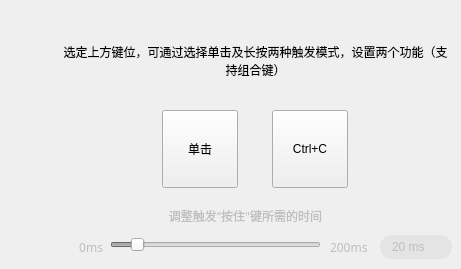
              <widget class="QWidget" name="tab22">
               <attribute name="title">
                <string>按住/单击(MT)</string>
               </attribute>
               <widget class="QPushButton" name="pushButton_MT1">
                <property name="geometry">
                 <rect>
                  <x>162</x>
                  <y>110</y>
                  <width>76</width>
                  <height>78</height>
                 </rect>
                </property>
                <property name="autoFillBackground">
                 <bool>false</bool>
                </property>
                <property name="styleSheet">
                 <string notr="true">width:72px; height:72px;</string>
                </property>
                <property name="text">
                 <string>单击</string>
                </property>
                <property name="checkable">
                 <bool>true</bool>
                </property>
                <attribute name="buttonGroup">
                 <string notr="true">buttonGroupMT</string>
                </attribute>
               </widget>
               <widget class="QPushButton" name="pushButton_MT2">
                <property name="geometry">
                 <rect>
                  <x>272</x>
                  <y>110</y>
                  <width>76</width>
                  <height>78</height>
                 </rect>
                </property>
                <property name="styleSheet">
                 <string notr="true">width:72px; height:72px;</string>
                </property>
                <property name="text">
                 <string>Ctrl+C</string>
                </property>
                <property name="checkable">
                 <bool>true</bool>
                </property>
                <attribute name="buttonGroup">
                 <string notr="true">buttonGroupMT</string>
                </attribute>
               </widget>
               <widget class="QLabel" name="labelTip">
                <property name="geometry">
                 <rect>
                  <x>60</x>
                  <y>40</y>
                  <width>391</width>
                  <height>41</height>
                 </rect>
                </property>
                <property name="text">
                 <string>选定上方键位，可通过选择单击及长按两种触发模式，设置两个功能（支持组合键）</string>
                </property>
                <property name="alignment">
                 <set>Qt::AlignmentFlag::AlignCenter</set>
                </property>
                <property name="wordWrap">
                 <bool>true</bool>
                </property>
               </widget>
               <widget class="QLabel" name="labelTimeFlag">
                <property name="enabled">
                 <bool>false</bool>
                </property>
                <property name="geometry">
                 <rect>
                  <x>50</x>
                  <y>205</y>
                  <width>391</width>
                  <height>21</height>
                 </rect>
                </property>
                <property name="font">
                 <font>
                  <family>MiSans</family>
                  <italic>false</italic>
                  <fontweight>Medium</fontweight>
                 </font>
                </property>
                <property name="text">
                 <string>调整触发“按住&quot;键所需的时间</string>
                </property>
                <property name="alignment">
                 <set>Qt::AlignmentFlag::AlignCenter</set>
                </property>
                <property name="wordWrap">
                 <bool>true</bool>
                </property>
               </widget>
               <widget class="QLabel" name="labelFlag1">
                <property name="enabled">
                 <bool>false</bool>
                </property>
                <property name="geometry">
                 <rect>
                  <x>50</x>
                  <y>235</y>
                  <width>53</width>
                  <height>24</height>
                 </rect>
                </property>
                <property name="font">
                 <font>
                  <family>MiSans</family>
                  <italic>false</italic>
                  <fontweight>Medium</fontweight>
                 </font>
                </property>
                <property name="text">
                 <string notr="true">0ms</string>
                </property>
                <property name="alignment">
                 <set>Qt::AlignmentFlag::AlignRight|Qt::AlignmentFlag::AlignTrailing|Qt::AlignmentFlag::AlignVCenter</set>
                </property>
               </widget>
               <widget class="QLabel" name="labelFlag2">
                <property name="enabled">
                 <bool>false</bool>
                </property>
                <property name="geometry">
                 <rect>
                  <x>330</x>
                  <y>235</y>
                  <width>53</width>
                  <height>24</height>
                 </rect>
                </property>
                <property name="font">
                 <font>
                  <family>MiSans</family>
                  <italic>false</italic>
                  <fontweight>Medium</fontweight>
                 </font>
                </property>
                <property name="text">
                 <string notr="true">200ms</string>
                </property>
               </widget>
               <widget class="QSlider" name="horizontalSlider">
                <property name="enabled">
                 <bool>false</bool>
                </property>
                <property name="geometry">
                 <rect>
                  <x>110</x>
                  <y>230</y>
                  <width>211</width>
                  <height>30</height>
                 </rect>
                </property>
                <property name="maximum">
                 <number>200</number>
                </property>
                <property name="value">
                 <number>20</number>
                </property>
                <property name="orientation">
                 <enum>Qt::Orientation::Horizontal</enum>
                </property>
               </widget>
               <widget class="QLineEdit" name="lineEditValue">
                <property name="enabled">
                 <bool>false</bool>
                </property>
                <property name="geometry">
                 <rect>
                  <x>380</x>
                  <y>235</y>
                  <width>72</width>
                  <height>24</height>
                 </rect>
                </property>
                <property name="styleSheet">
                 <string notr="true">QLineEdit{border:none;background-color:#E4E4E4;border-radius:12px;width:72px;height:30px;padding-left:10px;}</string>
                </property>
                <property name="text">
                 <string>20 ms</string>
                </property>
               </widget>
              </widget>
